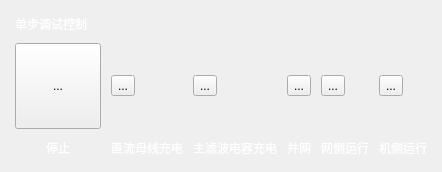
    <widget class="QFrame" name="horizontalFrame_4">
     <property name="font">
      <font>
       <pointsize>9</pointsize>
       <weight>50</weight>
       <bold>false</bold>
      </font>
     </property>
     <layout class="QHBoxLayout" name="horizontalLayout_4" stretch="0">
      <property name="spacing">
       <number>10</number>
      </property>
      <property name="leftMargin">
       <number>0</number>
      </property>
      <property name="topMargin">
       <number>0</number>
      </property>
      <property name="rightMargin">
       <number>0</number>
      </property>
      <property name="bottomMargin">
       <number>0</number>
      </property>
      <item>
       <widget class="QFrame" name="gridFrame_3">
        <property name="font">
         <font>
          <pointsize>9</pointsize>
          <weight>50</weight>
          <bold>false</bold>
         </font>
        </property>
        <layout class="QGridLayout" name="gridLayout">
         <property name="leftMargin">
          <number>15</number>
         </property>
         <property name="topMargin">
          <number>15</number>
         </property>
         <property name="rightMargin">
          <number>15</number>
         </property>
         <property name="bottomMargin">
          <number>15</number>
         </property>
         <property name="spacing">
          <number>10</number>
         </property>
         <item row="1" column="5">
          <widget class="QToolButton" name="toolButton_14">
           <property name="text">
            <string>...</string>
           </property>
           <property name="icon">
            <iconset>
             <normalon>:/images/images/OFF.png</normalon>
            </iconset>
           </property>
           <property name="iconSize">
            <size>
             <width>86</width>
             <height>86</height>
            </size>
           </property>
          </widget>
         </item>
         <item row="2" column="6">
          <widget class="QLabel" name="label_52">
           <property name="sizePolicy">
            <sizepolicy hsizetype="Preferred" vsizetype="Fixed">
             <horstretch>0</horstretch>
             <verstretch>0</verstretch>
            </sizepolicy>
           </property>
           <property name="font">
            <font>
             <family>Adobe 黑体 Std R</family>
             <pointsize>9</pointsize>
             <weight>50</weight>
             <bold>false</bold>
            </font>
           </property>
           <property name="styleSheet">
            <string notr="true">color: rgb(255, 255, 255);</string>
           </property>
           <property name="text">
            <string>&lt;html&gt;&lt;head/&gt;&lt;body&gt;&lt;p align=&quot;center&quot;&gt;机侧运行&lt;/p&gt;&lt;/body&gt;&lt;/html&gt;</string>
           </property>
          </widget>
         </item>
         <item row="1" column="3">
          <widget class="QToolButton" name="toolButton_12">
           <property name="text">
            <string>...</string>
           </property>
           <property name="icon">
            <iconset>
             <normalon>:/images/images/OFF.png</normalon>
            </iconset>
           </property>
           <property name="iconSize">
            <size>
             <width>86</width>
             <height>86</height>
            </size>
           </property>
          </widget>
         </item>
         <item row="1" column="0">
          <widget class="QToolButton" name="toolButton_10">
           <property name="sizePolicy">
            <sizepolicy hsizetype="Fixed" vsizetype="Fixed">
             <horstretch>0</horstretch>
             <verstretch>0</verstretch>
            </sizepolicy>
           </property>
           <property name="minimumSize">
            <size>
             <width>86</width>
             <height>86</height>
            </size>
           </property>
           <property name="text">
            <string>...</string>
           </property>
           <property name="icon">
            <iconset>
             <normalon>:/images/images/OFF.png</normalon>
            </iconset>
           </property>
           <property name="iconSize">
            <size>
             <width>86</width>
             <height>86</height>
            </size>
           </property>
          </widget>
         </item>
         <item row="1" column="4">
          <widget class="QToolButton" name="toolButton_13">
           <property name="text">
            <string>...</string>
           </property>
           <property name="icon">
            <iconset>
             <normalon>:/images/images/OFF.png</normalon>
            </iconset>
           </property>
           <property name="iconSize">
            <size>
             <width>86</width>
             <height>86</height>
            </size>
           </property>
          </widget>
         </item>
         <item row="2" column="3">
          <widget class="QLabel" name="label_7">
           <property name="sizePolicy">
            <sizepolicy hsizetype="Preferred" vsizetype="Fixed">
             <horstretch>0</horstretch>
             <verstretch>0</verstretch>
            </sizepolicy>
           </property>
           <property name="font">
            <font>
             <family>Adobe 黑体 Std R</family>
             <pointsize>9</pointsize>
             <weight>50</weight>
             <bold>false</bold>
            </font>
           </property>
           <property name="styleSheet">
            <string notr="true">color: rgb(255, 255, 255);</string>
           </property>
           <property name="text">
            <string>&lt;html&gt;&lt;head/&gt;&lt;body&gt;&lt;p align=&quot;center&quot;&gt;主滤波电容充电&lt;/p&gt;&lt;/body&gt;&lt;/html&gt;</string>
           </property>
          </widget>
         </item>
         <item row="1" column="6">
          <widget class="QToolButton" name="toolButton_15">
           <property name="text">
            <string>...</string>
           </property>
           <property name="icon">
            <iconset>
             <normalon>:/images/images/OFF.png</normalon>
            </iconset>
           </property>
           <property name="iconSize">
            <size>
             <width>86</width>
             <height>86</height>
            </size>
           </property>
          </widget>
         </item>
         <item row="2" column="0">
          <widget class="QLabel" name="label_5">
           <property name="sizePolicy">
            <sizepolicy hsizetype="Preferred" vsizetype="Fixed">
             <horstretch>0</horstretch>
             <verstretch>0</verstretch>
            </sizepolicy>
           </property>
           <property name="font">
            <font>
             <family>Adobe 黑体 Std R</family>
             <pointsize>9</pointsize>
             <weight>50</weight>
             <bold>false</bold>
            </font>
           </property>
           <property name="styleSheet">
            <string notr="true">color: rgb(255, 255, 255);</string>
           </property>
           <property name="text">
            <string>&lt;html&gt;&lt;head/&gt;&lt;body&gt;&lt;/p&gt;&lt;p align=&quot;center&quot;&gt;停止&lt;/p&gt;&lt;/body&gt;&lt;/html&gt;</string>
           </property>
          </widget>
         </item>
         <item row="2" column="4">
          <widget class="QLabel" name="label_8">
           <property name="sizePolicy">
            <sizepolicy hsizetype="Preferred" vsizetype="Fixed">
             <horstretch>0</horstretch>
             <verstretch>0</verstretch>
            </sizepolicy>
           </property>
           <property name="font">
            <font>
             <family>Adobe 黑体 Std R</family>
             <pointsize>9</pointsize>
             <weight>50</weight>
             <bold>false</bold>
            </font>
           </property>
           <property name="styleSheet">
            <string notr="true">color: rgb(255, 255, 255);</string>
           </property>
           <property name="text">
            <string>&lt;html&gt;&lt;head/&gt;&lt;body&gt;&lt;p align=&quot;center&quot;&gt;并网&lt;/p&gt;&lt;/body&gt;&lt;/html&gt;</string>
           </property>
          </widget>
         </item>
         <item row="1" column="2">
          <widget class="QToolButton" name="toolButton_11">
           <property name="text">
            <string>...</string>
           </property>
           <property name="icon">
            <iconset>
             <normalon>:/images/images/OFF.png</normalon>
            </iconset>
           </property>
           <property name="iconSize">
            <size>
             <width>86</width>
             <height>86</height>
            </size>
           </property>
          </widget>
         </item>
         <item row="2" column="2">
          <widget class="QLabel" name="label_6">
           <property name="sizePolicy">
            <sizepolicy hsizetype="Preferred" vsizetype="Fixed">
             <horstretch>0</horstretch>
             <verstretch>0</verstretch>
            </sizepolicy>
           </property>
           <property name="font">
            <font>
             <family>Adobe 黑体 Std R</family>
             <pointsize>9</pointsize>
             <weight>50</weight>
             <bold>false</bold>
            </font>
           </property>
           <property name="styleSheet">
            <string notr="true">color: rgb(255, 255, 255);</string>
           </property>
           <property name="text">
            <string>&lt;html&gt;&lt;head/&gt;&lt;body&gt;&lt;p align=&quot;center&quot;&gt;直流母线充电&lt;/p&gt;&lt;/body&gt;&lt;/html&gt;</string>
           </property>
          </widget>
         </item>
         <item row="2" column="5">
          <widget class="QLabel" name="label_51">
           <property name="sizePolicy">
            <sizepolicy hsizetype="Preferred" vsizetype="Fixed">
             <horstretch>0</horstretch>
             <verstretch>0</verstretch>
            </sizepolicy>
           </property>
           <property name="font">
            <font>
             <family>Adobe 黑体 Std R</family>
             <pointsize>9</pointsize>
             <weight>50</weight>
             <bold>false</bold>
            </font>
           </property>
           <property name="styleSheet">
            <string notr="true">color: rgb(255, 255, 255);</string>
           </property>
           <property name="text">
            <string>&lt;html&gt;&lt;head/&gt;&lt;body&gt;&lt;p align=&quot;center&quot;&gt;网侧运行&lt;/p&gt;&lt;/body&gt;&lt;/html&gt;</string>
           </property>
          </widget>
         </item>
         <item row="0" column="0">
          <widget class="QLabel" name="label_2">
           <property name="font">
            <font>
             <family>Adobe 黑体 Std R</family>
             <pointsize>9</pointsize>
             <weight>50</weight>
             <bold>false</bold>
            </font>
           </property>
           <property name="styleSheet">
            <string notr="true">color: rgb(255, 255, 255);</string>
           </property>
           <property name="text">
            <string>单步调试控制</string>
           </property>
          </widget>
         </item>
        </layout>
       </widget>
      </item>
     </layout>
    </widget>
